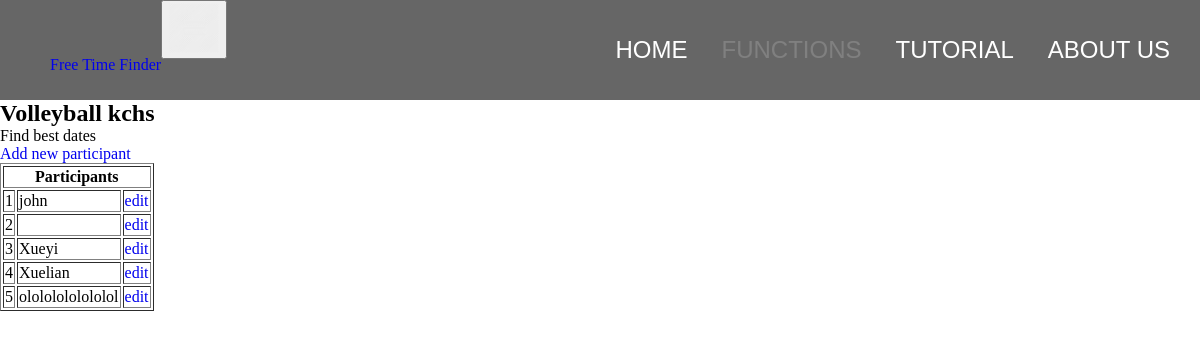
The page /find_event?event_id=1 on the database its author committed.
### main.py (models this page shows, shortened)
class Event(db.Model):
    id = db.Column(db.Integer, primary_key=True)
    title = db.Column(db.String(100))
    dates = db.relationship("Date", cascade="all, delete-orphan", backref="event")
    people = db.relationship("Person", cascade="all, delete-orphan", backref="event")

class Person(db.Model):
    id = db.Column(db.Integer, primary_key=True)
    name = db.Column(db.String(50))
    event_id = db.Column(db.Integer, db.ForeignKey("event.id"))
    busy_dates = db.relationship("Busy_date", cascade="all, delete-orphan", backref="person")

### main.py (the view, shortened to what this page needs)
@app.route("/find_event", methods=["GET", "POST"])
def find_event():
    if request.args.get("event_id") != None:
        event_id = request.args.get("event_id")
        event = Event.query.filter_by(id=event_id).first()
        return render_template("event_page.html", event=event, n_people=len(event.people))

### templates/event_page.html (shortened to what this page needs)
{% extends "base.html" %}
{% block navright %}
<li><a href="/">Home</a></li>
<li><a href="/functions" class="active">Functions</a></li>
<li><a href="/tutorial">Tutorial</a></li>
<li><a href="/about">About Us</a></li>
{% endblock %}
{% block content %}
<h2>{{event.title}}</h2>
<p>Find best dates</p>
<a href="/add_new_participant?event_id={{event.id}}">Add new participant</a>
<table border="1">
    <th colspan="3">Participants</th>
    {% for i in range(0, n_people) %}
    <tr>
        <td>
            {{i+1}}
        </td>
        <td>
            {{event.people[i].name}}
        </td>
        <td>
            <a href="/edit_participant?person_id={{event.people[i].id}}">edit</a>
        </td>
    </tr>
    {% endfor %}
</table>
{% endblock %}

### static/css/main.css (style rules this page uses)
body { background-color:white; }
* { margin:0px; list-style: none; }
a { text-decoration: none; }
#navright li { display:inline; }
#navright a { color:white; font-size:1.5em; margin-right:30px; text-transform: uppercase; text-decoration: none; transition: color 0.1s; font-family: 'Poppins', sans-serif; }
#navright .active { color:grey; }

### rows shown on the page
Event: title "Volleyball kchs"
Person: name "john"
Person: name "Xueyi"
Person: name "Xuelian"
Person: name "olololololololol"

### other values the page prints
{{ i+1 }} "1" "2" "3" "4" "5"
